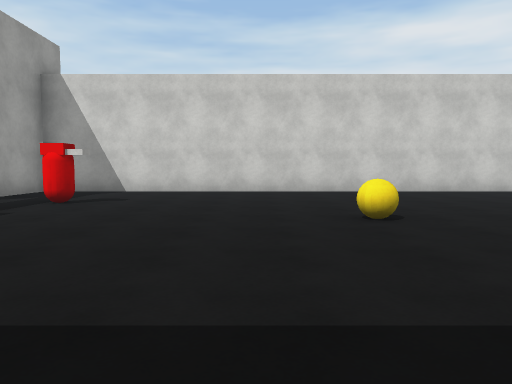
view 1 (above)

13 first-person views from a walk through a scene from a Unity 3-D project. The camera is 1.3 m above the floor, tilts 4° down and sees 70° across. The floor is counted in squares, 2 m on a side. Each view is taken from the middle of a square. On the plan, view 1 faces up. The plan holds only what a view shows up to about 11 squares ahead; the rest is blank. The place goes on beyond the plan. Surface patterns are stand-ins for the level's own textures.

view 2
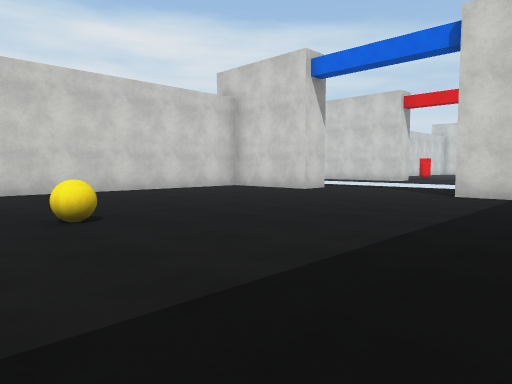

view 3
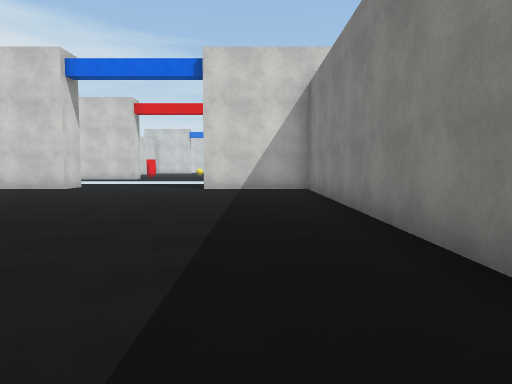

view 4
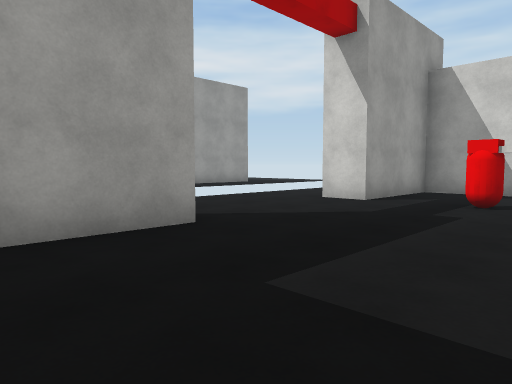

view 5
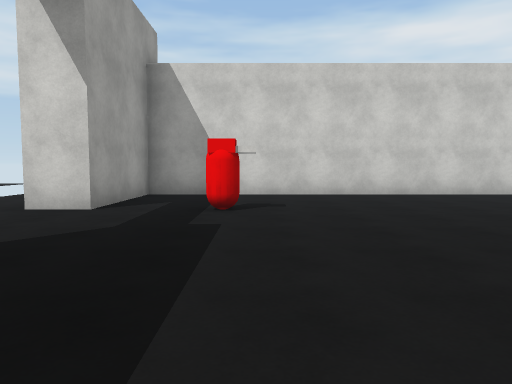

view 6
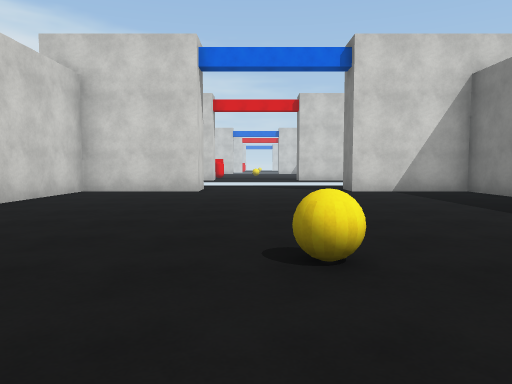

view 7
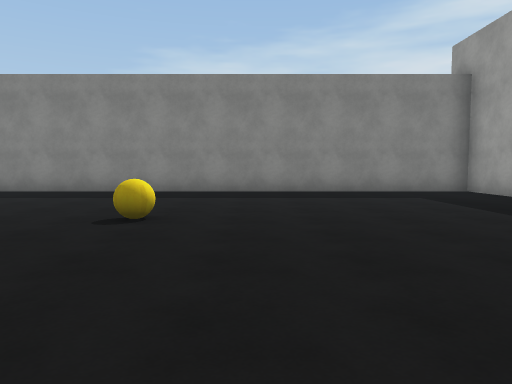

view 8
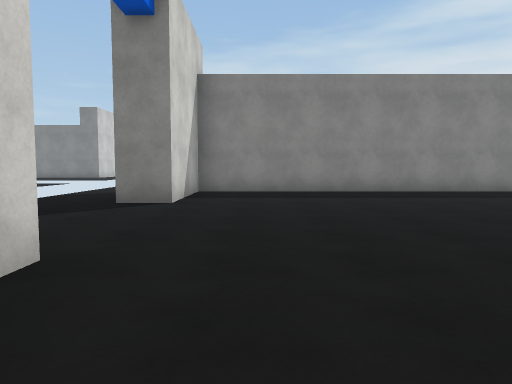

view 9
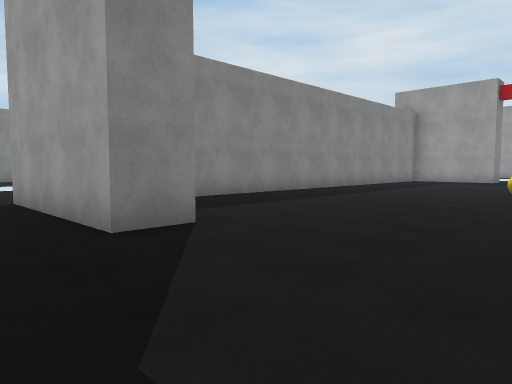

view 10
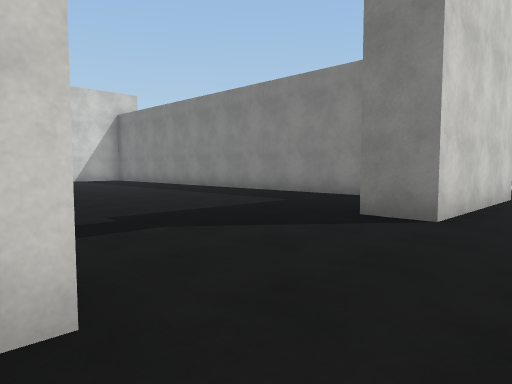

view 11
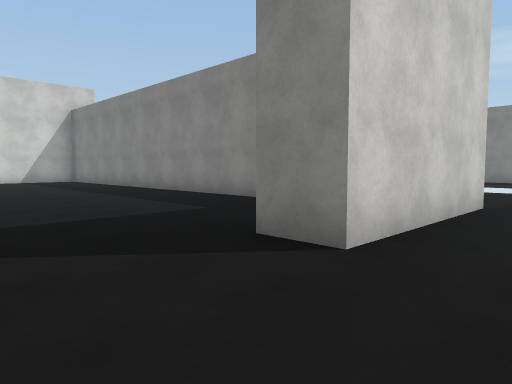

view 12
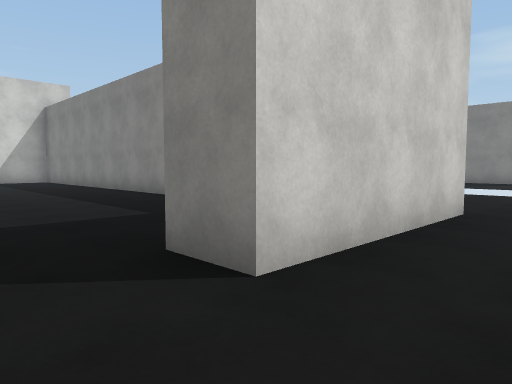

view 13
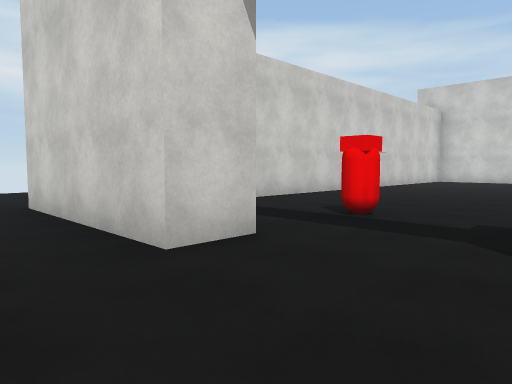

### Floor plan
Points are (right, up) in squares from view 1. A wall is a line through its corners. A room is listed if a view was taken in it or the views show most of it. See-through windows are left out.
Room 1 (views 1, 2, 3, 4, 5, 6, 7, 8, 11, 12, 13)
walls: (9.5, 6.5) (8.5, 6.5) (8.5, 9.5) (-5.5, 9.5) (-5.5, 6.5) (-6.5, 6.5); (-6.5, -1.6) (-6.5, 2.5) (-5.5, 2.5) (-5.5, -0.5) (8.5, -0.5) (8.5, 2.5) (9.5, 2.5) (9.5, -1.5)
ways out: opening at (-7.5, 7) to room 2; opening at (10.5, 6.5) to room 2; opening at (-7.5, -2); opening at (10.5, -2.5)
objects: other object (-4, 6) to (-3, 7); yellow ball (2, 5)
Room 2 (views 9, 10)
walls: (-6.5, 6.5) (-6.5, 10.5)
ways out: opening at (-7.5, 7) to room 1; opening at (10.5, 6.5) to room 1

Where each view was taken, in squares from view 1:
view 1: 0 up, 0 right, facing up
view 2: 0 up, 0 right, facing up-right
view 3: 1 up, 2 left, facing right
view 4: 0 up, 2 left, facing up-left
view 5: 1 up, 3 left, facing up
view 6: 5 up, 1 left, facing right
view 7: 9 up, 0 right, facing down
view 8: 9 up, 7 right, facing down
view 9: 6 up, 11 right, facing down-left
view 10: 7 up, 8 left, facing down-right
view 11: 5 up, 8 left, facing down-right
view 12: 4 up, 8 left, facing down-right
view 13: 4 up, 8 left, facing up-right
